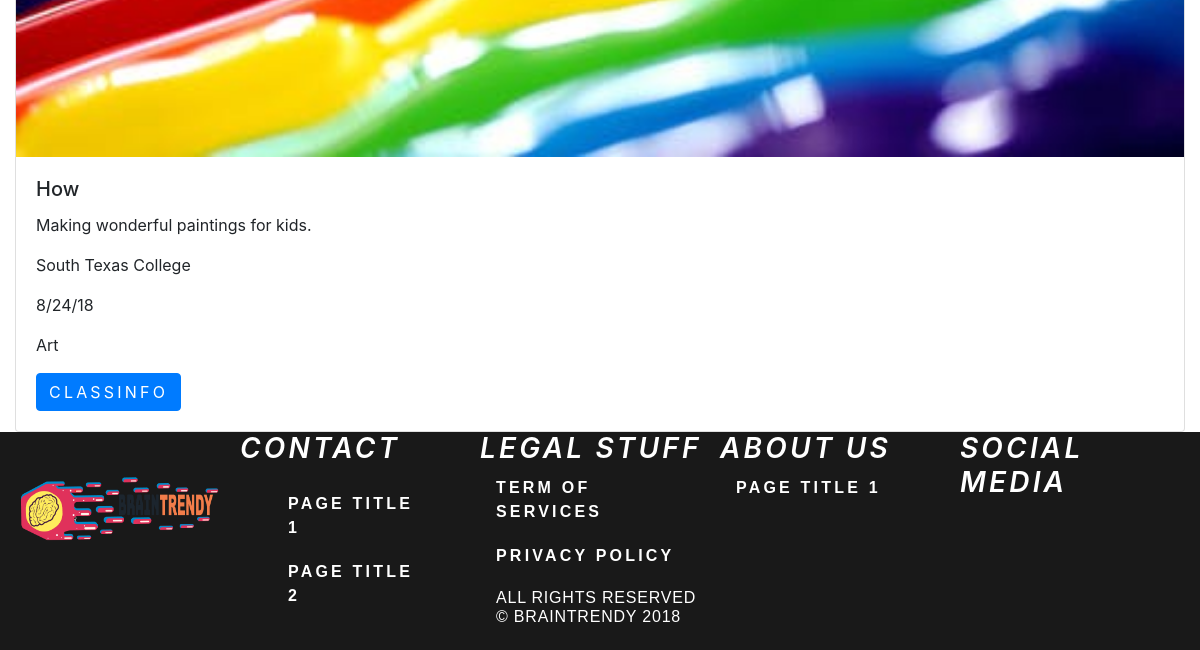
The page /class.php (lower part) on the database as committed earlier.
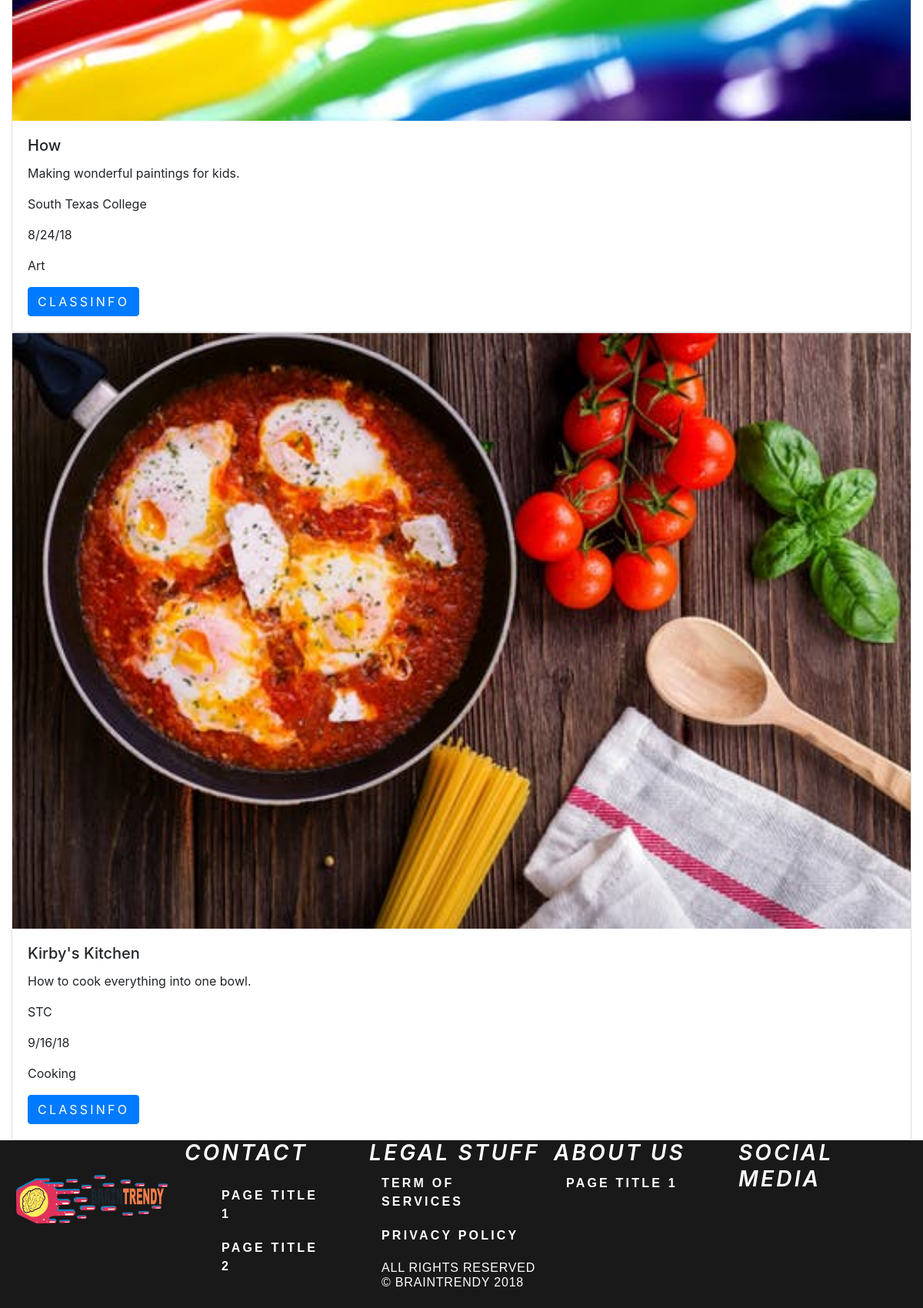
The same page on the database as committed later.
### tables this page shows
CREATE TABLE `classes` (
  `classId` int(11) NOT NULL,
  `userId` int(11) NOT NULL,
  `category` varchar(40) NOT NULL,
  `class` varchar(40) NOT NULL,
  `location` varchar(40) NOT NULL,
  `date` varchar(25) NOT NULL,
  `description` text NOT NULL
);

### class.php (the view, shortened to what this page needs)
<?php
include('connection.php');
$query = "SELECT * FROM classes";
$result = mysqli_query($link, $query);
?>
<!DOCTYPE html>
<html>
<head>
 <link rel="stylesheet" href="https://stackpath.bootstrapcdn.com/bootstrap/4.1.3/css/bootstrap.min.css">
  <link rel="stylesheet" type="text/css" href="home.css">
  <link rel="stylesheet" type="text/css" href="fontcolor.css">
  <link rel="stylesheet" type="text/css" href="footer.css">
</head>
<body>
  <div id="body">
  <div class="container-fluid mt-5">
 <div class="row">
    <?php
    while($row = mysqli_fetch_array($result)){
      ?>
  <div class="col">
    <div class="card">
    <img class="logo" src="/braintrendy/assets/categoryPictures/<?= $row['category']?>.jpg">
      <div class="card-body">
      <h5 class="card-title"> <?= $row['class']?></h5>
      <p class="card-text"><?= $row['description']?></p>
        <p><?= $row['location']?></p>
        <p><?= $row['date']?></p>
        <p><?= $row['category']?></p>
        <a href="classinfo.php" class="btn btn-primary">Classinfo</a>
      </div>
    </div>
  </div>
</div>
<?php } ?>
  <div class="footer">
  <div id="container">
  <div id="cont">
  <div class="footer_center">
  <div id="arrows">
  <footer>
  <div class="centered clearfix">
    <div class="footer-logo">
      <img class="logo" src="/braintrendy/assets/logo2.png">
    </div>
    <div class="footer-contact">
       <h3><a href="">Contact</a></h3>
       <ul class="footer-links">
          <li><a href="">Page Title 1</a></li>
          <li><a href="">Page Title 2</a></li>
        </ul>
    </div>
    <div class="footer-navigation">
      <div class="footer-links-holder">
        <h3><a href="">Legal Stuff</a></h3>
        <ul class="footer-links">
          <li><a href="tos.php">Term Of Services</a></li>
          <li><a href="pp.php">Privacy Policy</a></li>
          <li><h6>All Rights Reserved © braintrendy 2018</h6></li>
        </ul>
      </div>
      <div class="footer-links-holder">
        <h3><a href="">About Us</a></h3>
        <ul class="footer-links">
          <li><a href="">Page Title 1</a></li>
        </ul>
      </div>
      <div class="footer-links-holder">
        <h3><a href="">Social Media</a></h3>
        <ul class="footer-links">
        </ul>
      </div>
    </div>
  </div>
</footer>
  </div>
  </div>
  </div>
  </div>
</body>
</html>

### home.css (style rules this page uses)
* { margin: 0; padding: 0; }

### footer.css (style rules this page uses)
footer { background: #191919; color: #fff; margin: 0; }
footer .centered { max-width: 100%; margin: 0 auto; display: flex; justify-content: space-between; }
footer .centered .footer-logo { width: 20%; }
footer .centered .footer-logo img.logo { padding: 30px 20px 10px 20px; max-width: 100%; }
footer .centered .footer-contact { width: 20%; }
footer .centered .footer-navigation { width: 60%; }
footer .centered .footer-navigation .footer-links-holder { width: 33.33333%; position: relative; float: left; margin: 0; }
footer .centered .footer-navigation .footer-links-holder .footer-links { margin: 0; padding: 0; list-style: none; -webkit-transition: max-height .5s; transition: max-height .5s; }
footer h3 { font-weight: lighter; font-style: italic; margin-bottom: 0; }
footer p, footer li { font-weight: 400; text-transform: uppercase; letter-spacing: 0.05em; margin: 10px 0; }
footer a { color: #fff; text-decoration: none; -webkit-transition: color .5s, background .5s; transition: color .5s, background .5s; }
.clearfix:before, .clearfix:after { content: '\0020'; display: block; overflow: hidden; visibility: hidden; width: 0; height: 0; clear: both; }
body { margin: 0; }
* { -moz-box-sizing: border-box; -webkit-box-sizing: border-box; box-sizing: border-box; }

Rows that differ between the two databases and show on the page:
added classes: category (picture), class "Kirby's Kitchen", description "How to cook everything into one bowl.", location "STC", date "9/16/18", category "Cooking"
